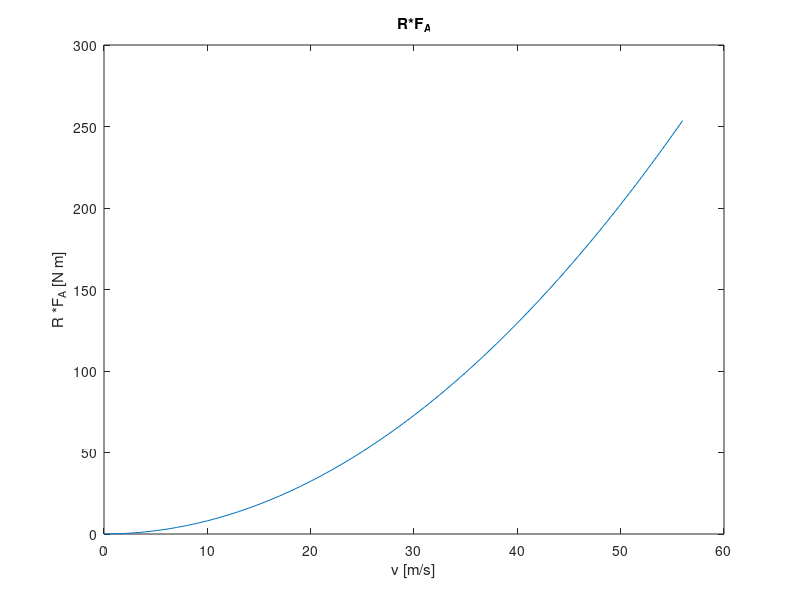

Write the MATLAB code that produced this figure.
%% Naive Model of a Car
%




%% Notation
%

% y         center of gravity of car (1D, no sealevel, straigt line, i.e., no curves) [m]
% v         velocity of car [m/s]
% v_min     minimum v [m/s]
% v_max     maximum v [m/s]
% m         mass of car [kg]
% rho       air density % [kg/m^3] = [N s^2/m^4]
% A         effective flow surface
% g         gravity constant [m/s^2]
% R         wheel radius [m]
% F_B       braking force [N]
% F_Bmax    maximum braking force [N]
% M_{wh}    motor torque at the "wheel" [N]
% t_f        final time
% a_max     maximum acceleration capability
% F_R       rolling resistance force [N]
% f_R       rolling resistance coefficient



%% Model of a Car
% Equations of Motion:
%%
% 
% $$\dot y = v$$
%
% $$   m \dot v = \frac{M_{wh}(t)}{R}  -  F_B -  F_A(v) - F_R,$$

%%
% where 
%%
% 
% $$F_A(v) = 0.5 c_w \rho A v(t)^2, F_R = f_R \cdot m \cdot g.$$
% 
%%
% $$F_B \in [0, F_{Bmax}].$$



% Parameter
F_Bmax = 15000; %[N]
m = 1239; %[kg]
R = 0.302; %[m]
c_w  = 0.3;
rho = 1.24; 
%A = 0; 
A = 1.44; %[m^2]
f_R = 0; 
v_min = 0;
v_max = 130 *1/3.6; %[m/s]
g = 9.81;

   

%% Maximum Acceleration  a_max(v)
%
% The maximum acceleration a_max is a function of the velocity v (see
% [Dynamik der Kraftfahrzeuge, p 152 and p 158])
a_max = @(v) -1.666667e-6.*v.^4 + 0.229167e-3.*v.^3 - 0.01033333.*v.^2 + 0.132083.*v +1;
a_max = @(v) 0.2500.*a_max(v);
plot(linspace(0,50, 50), a_max(linspace(0, 50, 50)))
title('Maximum acceleration')
xlabel('v [m/s]')
ylabel('dv/dt/g [1]')
a_max = @(v, g) g.*a_max(v);
a_max = @(v) a_max(v, g);




%%
% 
% $$M_{wh}(t) \leq R(F_B + F_A(v) + F_R + m a_{max}(v)) $$
% 


%% Test Course
% The test course is a straight road. The driver is not able to steer the
% car.  Hence, the boundaries of the test course are

%%
% $y_{min} \leq y(t) \leq y_{max} = free$
y_min = 0; %[m]



%% Model of the Driver
% Fixed final time $t_{f}$. 
t_f = 12000; %[s]
%%
% The  objective reads as 
%
%%
% 
% $$f_0(x(t_f), t_f) = c_{1}\cdot\int_{0}^{t_f} P_{wh}(t) dt-c_{2}\cdot y(t_{f}),$$
% 
%%
% where
%%
% 
% $$P_{wh}(t) \approx F_A(v) v(t)  + \frac{M_{wh}}{R} v(t) + F_Rv(t),$$
% 
%%
% Hence, 

%%
% 
% $$f_0(x(t_f), t_f) =   c_{1} \int F_A(v) v(t)  + \frac{M_{wh}}{R} v(t) + F_Rv(t) - c_{2}\cdot y(t_{f}) $$
%
% $$= 0.5c_1 c_w \rho A \int v(t)^3 dt + \frac{c_1}{R} \int M_{wh}(t)v(t) dt + c_1 \int f_R m g \int v(t) dt -c_2 y(t_f)$$
%
% $$= 0.5c_1 c_w \rho A \int x_2^3 dt + \frac{c_1}{R} \int u_1(t)x_2(t) dt + (c_1 f_r m g -c_2) x_1(t_f),$$

%%
% where

%%
% 
% $$u = \pmatrix{ M_{wh} \cr F_B}, and$$
% 


%%
% 
% $$x = \pmatrix{ y \cr v }.$$
% 


%% 
% Minimizing the objective is subject to

%%
% $$\dot y = v$$
%
% $$\dot v = \frac{1}{m} (\frac{M_{wh}}{R}  -  F_B -  F_A(v) - F_R),$$
%


%%
% $$ y(0) = y_{min},\ v(0) = 0,\ [v(t_{f}) = 0]$$ 
%%
% 
% $$F_B \in [0, F_{Bmax}]$$
% 
% $$M_{wh}(t) \leq R(F_B + F_A(v) + F_R + m a_{max}(v))$$

%% Plot of maximum wheel torque
%

vv = 0:56;
F_A = @(A, rho, c_w, v) 0.50000.*A.*rho.*c_w.*v.^2;
F_A = @(v) F_A(A, rho, c_w, v);
plot(vv, R.*(m.*a_max(vv) + F_A(vv)))
title('Maximum torque')
xlabel('v [m/s]')
ylabel('M_{wh_{max}}(v)[N]')
ylim([0 1400])



%% Plot of maximum velocity without friction (such as air drag, ...) 
%
clf

[T, Y] = ode45(@(t, v) a_max(v), [0, t_f], 0);
plot(T, Y)
title('Plausibility check: How fast can our car get?')
xlabel('t [s]')
ylabel('v [m/s]')
hold on
plot(10, 100/3.6, 'o' )
text(40, 25, 'Our car reaches 100 km/h within 10 s')



%% Plot of Air Drag Torque
%
clf
plot(vv, R .* F_A(vv))
title('R*F_A')
xlabel('v [m/s]')
ylabel('R *F_A [N m]')

clear vv
%% Literature
%

%%
% <http://rd.springer.com/book/10.1007/978-3-658-05068-9>
%%
% <https://books.google.de/books?id=OLvSySIKmEAC&pg=PA366&dq=model+of+a+car+gerdts&hl=de&sa=X&ei=zRI2VeDbFMHpaPbwgPAB&ved=0CCoQ6AEwAQ#v=onepage&q=model%20of%20a%20car%20gerdts&f=false>
%%
% <https://www.unibw.de/lrt1/gerdts/lehre/optimale_steuerung.pdf>
%%
% <http://www.wolframalpha.com/input/?i=interpolate+polynom+&f1={{0%2C+1}%2C{10%2C1.5}%2C{30%2C0.5}%2C{40%2C0.15}%2C+{50%2C+0}}&f=InterpolatingPolynomialCalculator.data2_{{0%2C+1}%2C{10%2C1.5}%2C{30%2C0.5}%2C{40%2C0.15}%2C+{50%2C+0}}&a=*FVarOpt.1-_***InterpolatingPolynomialCalculator.data2--.***InterpolatingPolynomialCalculator.data---.*-->

